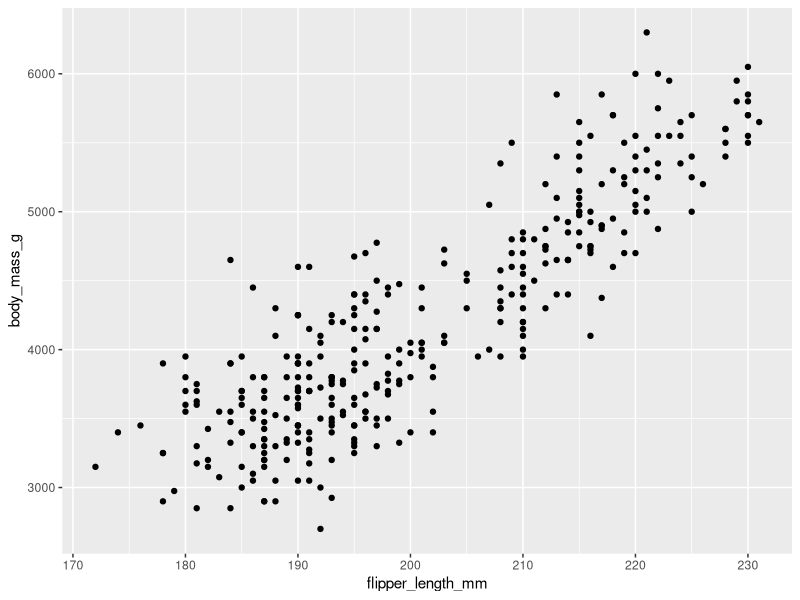
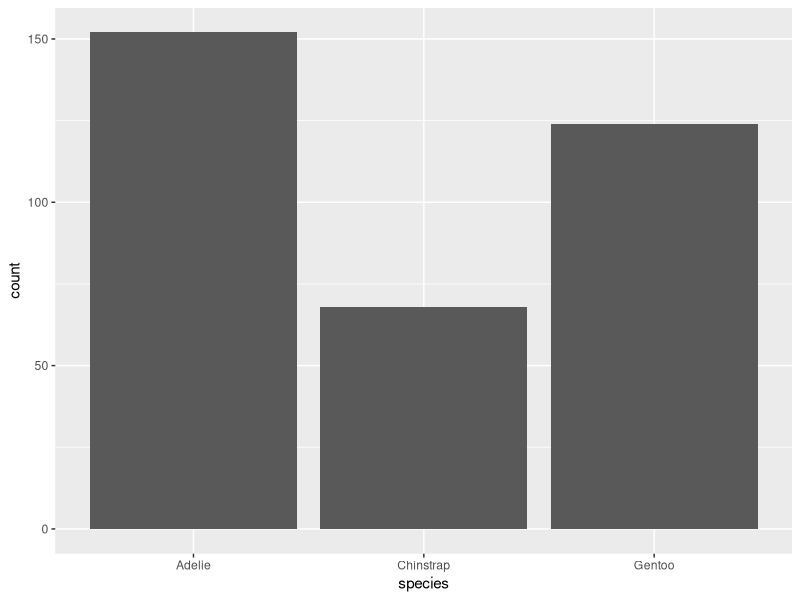
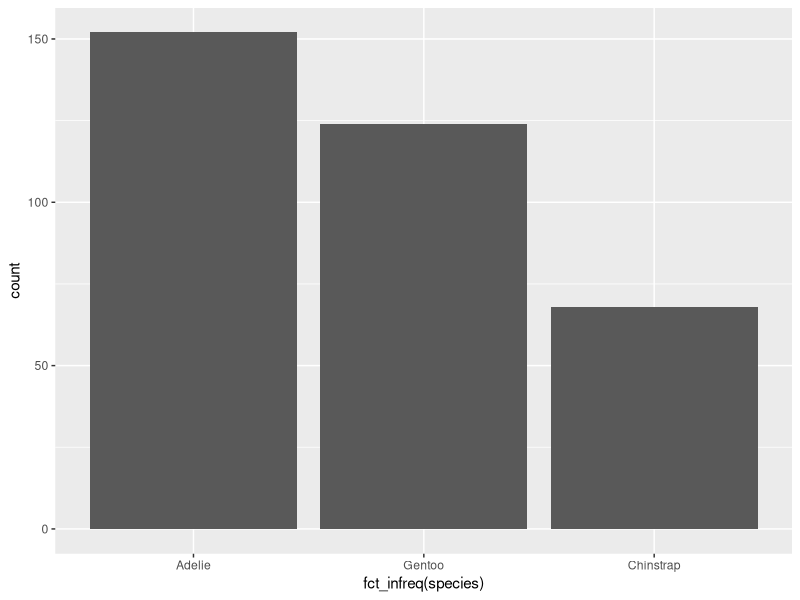
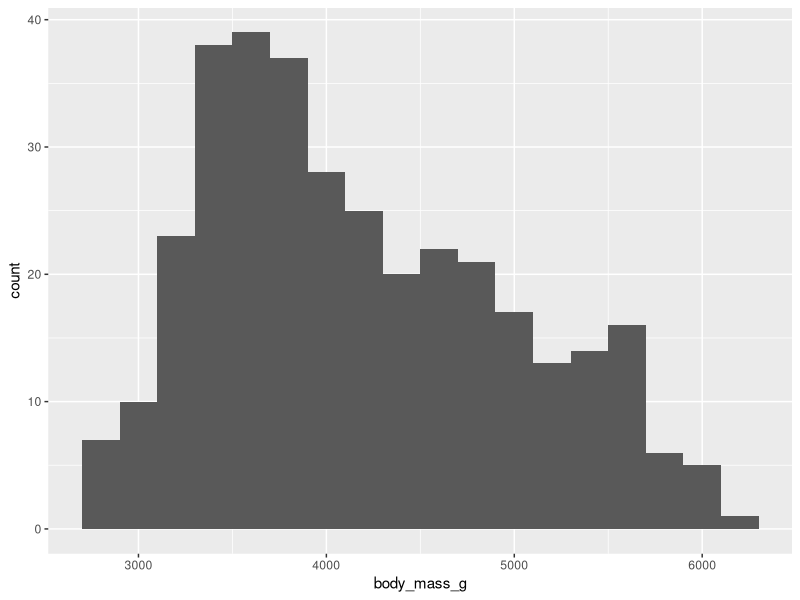
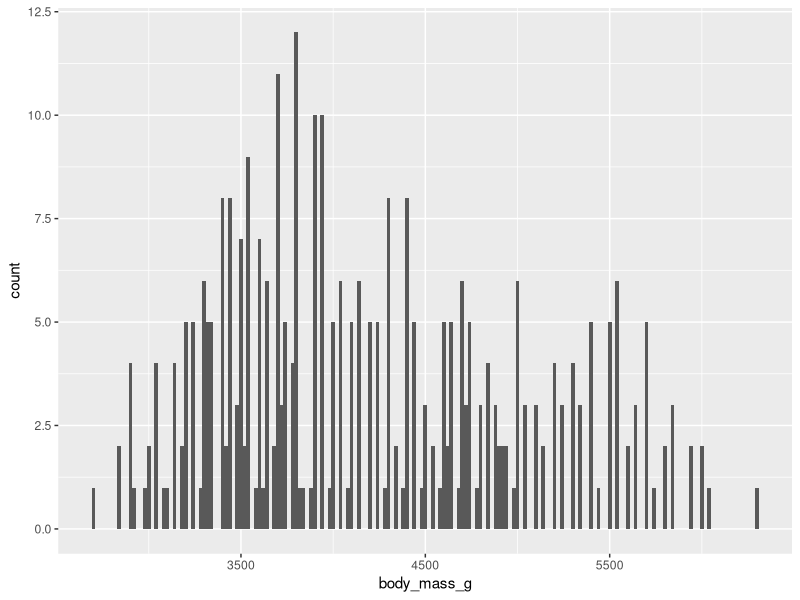
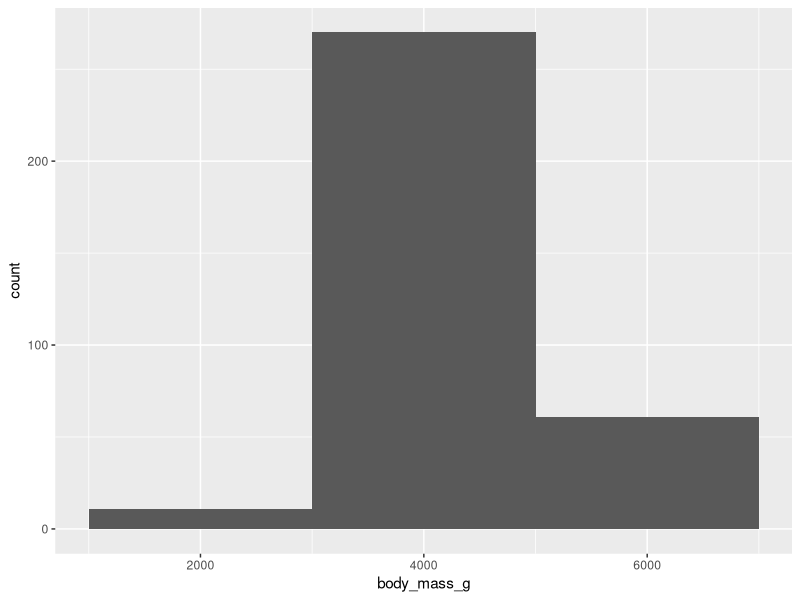
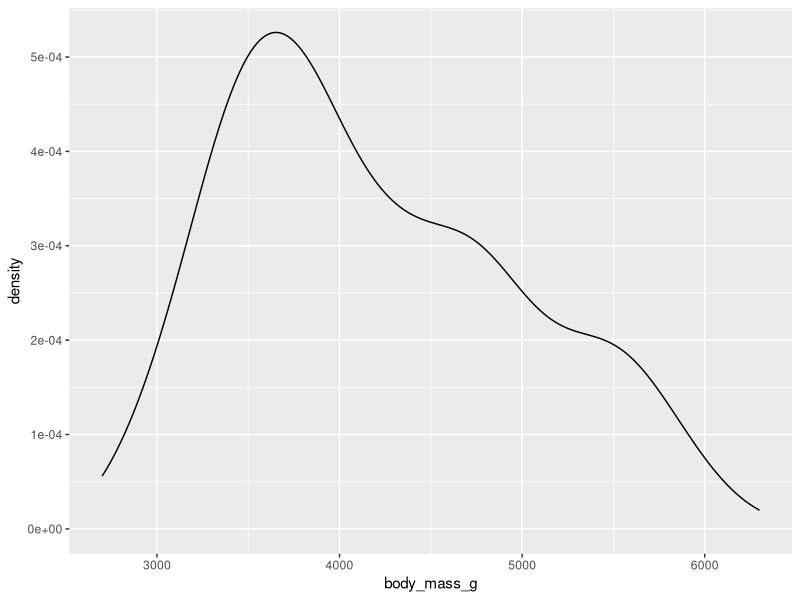
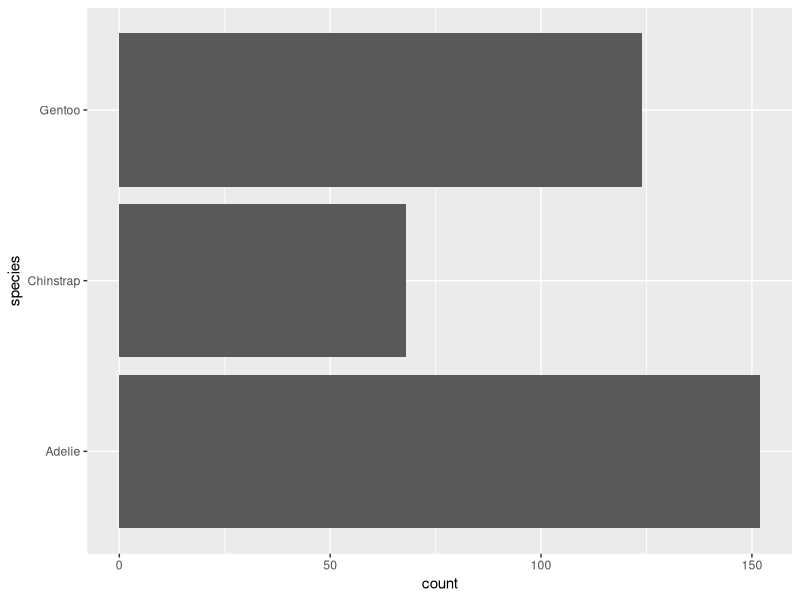

R code for these plots, in order:
## ---- chunk 1
library(tidyverse)
library(palmerpenguins)
library(ggthemes)
## ---- chunk 2
penguins

glimpse(penguins)
## ---- chunk 3

ggplot(data = penguins,
       mapping = aes(x= flipper_length_mm, y = body_mass_g)) +
  geom_point()

## ---- chunk 4

ggplot(penguins, aes(x = species)) +
  geom_bar()

ggplot(penguins, aes(x = fct_infreq(species))) +
  geom_bar()

## ---- chunk 5

ggplot(penguins, aes(x = body_mass_g)) +
  geom_histogram(binwidth = 200)

ggplot(penguins, aes(x = body_mass_g)) +
  geom_histogram(binwidth = 20)

ggplot(penguins, aes(x = body_mass_g)) +
  geom_histogram(binwidth = 2000)

ggplot(penguins, aes(x = body_mass_g)) +
  geom_density()

## ---- chunk 6

ggplot(penguins, aes(y = species)) +
  geom_bar()

## ---- chunk 7

ggplot(penguins, aes(x = species)) +
  geom_bar(color = "red")

ggplot(penguins, aes(x = species)) +
  geom_bar(fill = "red")

## ---- chunk 8

ggplot(penguins, aes(x = species, y = body_mass_g)) +
  geom_boxplot() +
  labs(title = "Body mass by Species (Boxplot)")

ggplot(penguins, aes(x = body_mass_g, color = species)) +
  geom_density(linewidth = 0.75) +
  labs(title = "Body mass by Species (Density)")

ggplot(penguins, aes(x = body_mass_g, color = species, fill = species)) +
  geom_density(alpha = 0.5) +
  labs(title = "Body mass by Species (w/ alpha 0.5)")

## ---- chunk 9

ggplot(penguins, aes(x = island, fill = species)) +
  geom_bar() +
  labs(title = "Island and Species")

ggplot(penguins, aes(x = island, fill = species)) +
  geom_bar(position = "fill") +
  labs(title = "Island and Speices (w/ position fill)")

## ---- chunk 10

ggplot(penguins, aes(x = flipper_length_mm, y = body_mass_g)) +
  geom_point()

ggplot(penguins, aes(x = flipper_length_mm, y = body_mass_g)) +
  geom_point(aes(color = species, shape = island))

ggplot(penguins, aes(x = flipper_length_mm, y = body_mass_g)) +
  geom_point(aes(color = species, shape = species)) +
  facet_wrap(~island)

## ---- chunk 11

mpg

glimpse(mpg)

## ---- chunk 12

ggplot(mpg, aes(x = hwy, y = displ)) +
  geom_point() +
  labs(title = "Highway miles by displacement")

ggplot(mpg, aes(x = hwy, y = displ)) +
  geom_point(aes(colour = year)) +
  labs(title = "Highway miles by displacement and year")

ggplot(mpg, aes(x = hwy, y = displ)) +
  geom_point(aes(color = year, shape = drv)) +
  labs(title = "Highway miles by displacement, year and drive type")

## ---- chunk 13

ggplot(mpg, aes(x = hwy, y = displ, linewidth = cty)) +
  geom_point()

## ---- chunk 14

ggplot(mpg, aes(x = hwy, y = displ)) +
  geom_point(aes(colour = cty))

## ---- chunk 15

ggplot(penguins, aes(x = bill_depth_mm, y = bill_length_mm, colour = species)) +
  geom_point()

## ---- chunk 16
ggplot(
  data = penguins,
  mapping = aes(
    x = bill_length_mm, y = bill_depth_mm, 
    color = species, shape = species
  )
) +
  geom_point()
